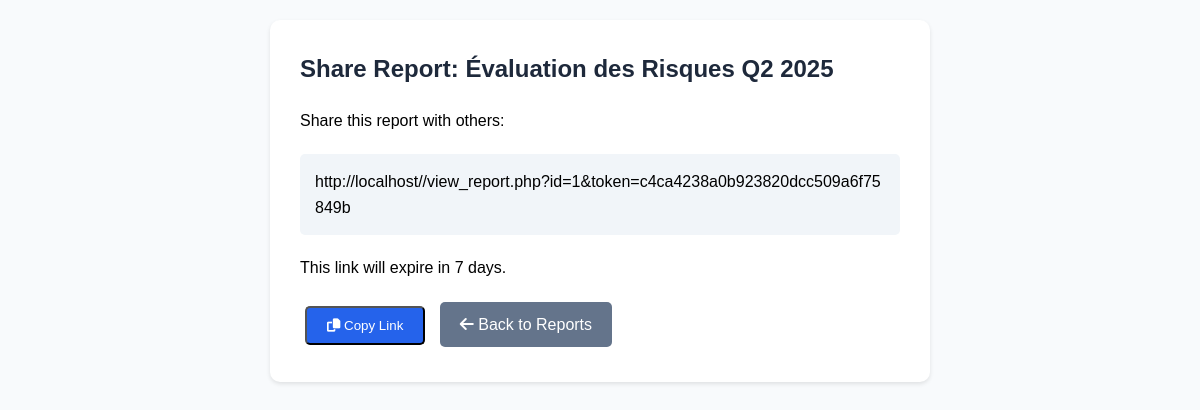
/share_report.php?id=1, run on the app's committed database.
### tables this page shows
CREATE TABLE `report` (
  `id` int(11) NOT NULL,
  `createdAt` datetime DEFAULT CURRENT_TIMESTAMP,
  `updatedAt` datetime DEFAULT CURRENT_TIMESTAMP ON UPDATE CURRENT_TIMESTAMP,
  `name` varchar(255) NOT NULL,
  `type` enum('Risk Assessment','Compliance','Financial','Security','Executive') NOT NULL,
  `status` enum('Draft','Published') NOT NULL DEFAULT 'Draft',
  `description` text,
  `format` varchar(50) NOT NULL DEFAULT 'PDF',
  `file_path` varchar(255) DEFAULT NULL,
  `file_size` varchar(20) DEFAULT NULL,
  `download_count` int(11) DEFAULT '0',
  `generated_by` varchar(255) DEFAULT NULL,
  `entityId` int(11) DEFAULT NULL,
  `projectId` int(11) DEFAULT NULL
);

### share_report.php (the view, shortened to what this page needs)
<?php
if (isset($_GET['id']) && is_numeric($_GET['id'])) {
    $reportId = intval($_GET['id']);
    try {
        $db = new Database();
        $conn = $db->getConnection();
        $stmt = $conn->prepare("SELECT * FROM Report WHERE id = ?");
        $stmt->execute([$reportId]);
        $report = $stmt->fetch(PDO::FETCH_ASSOC);
        if ($report) {
            $shareToken = bin2hex(random_bytes(16));
            ?>
            <!DOCTYPE html>
            <html>
            <head>
                <link rel="stylesheet" href="https://cdnjs.cloudflare.com/ajax/libs/font-awesome/6.4.0/css/all.min.css">
            </head>
            <body>
                <div class="share-container">
                    <h1 class="share-title">Share Report: <?php echo htmlspecialchars($report['name']); ?></h1>
                    <p>Share this report with others:</p>
                    <div class="share-link" id="shareLink">
                        <?php
                        $shareUrl = 'http' . (isset($_SERVER['HTTPS']) ? 's' : '') . '://' . $_SERVER['HTTP_HOST'] .
                                   dirname($_SERVER['PHP_SELF']) . '/view_report.php?id=' . $report['id'] . '&token=' . $shareToken;
                        echo htmlspecialchars($shareUrl);
                        ?>
                    </div>
                    <p>This link will expire in 7 days.</p>
                    <button class="button" onclick="copyLink()">
                        <i class="fas fa-copy"></i> Copy Link
                    </button>
                    <a href="reports.php" class="button back-button">
                        <i class="fas fa-arrow-left"></i> Back to Reports
                    </a>
                </div>
            </body>
            </html>
            <?php
            exit;
        }
    } catch (PDOException $e) {
        error_log("Share error: " . $e->getMessage());
    }
}
exit;

### share_report.php (style rules this page uses)
body { font-family: Arial, sans-serif; line-height: 1.6; margin: 0; padding: 20px; background: #f8fafc; }
.share-container { max-width: 600px; margin: 0 auto; background: white; padding: 30px; border-radius: 10px; box-shadow: 0 2px 4px rgba(0,0,0,0.1); }
.share-title { font-size: 24px; color: #1e293b; margin: 0 0 20px 0; }
.share-link { padding: 15px; background: #f1f5f9; border-radius: 5px; margin: 20px 0; word-break: break-all; }
.button { display: inline-block; padding: 10px 20px; background: #2563eb; color: white; text-decoration: none; border-radius: 5px; margin: 5px; cursor: pointer; }
.back-button { background: #64748b; }

### data on the page
report: name "Évaluation des Risques Q2 2025", id "http://localhost//view_report.php?id=1&token=c4ca4238a0b923820dcc509a6f75849b"
